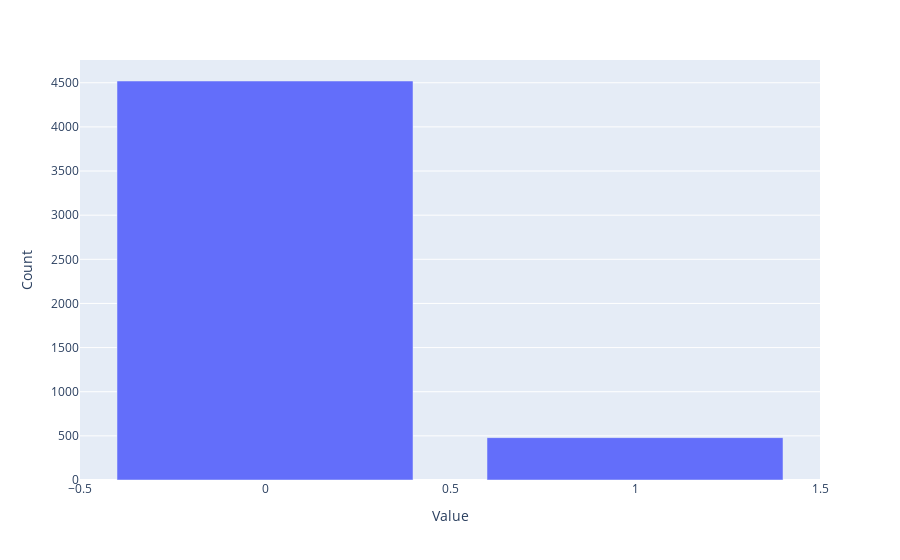

Write notebook code for a chart like this one.
### Code cell
px.bar(df1, x=df1['Personal Loan'].value_counts().index, y=df1['Personal Loan'].value_counts().values, labels={'x':'Value', 'y':'Count'})

### Figure 1 — Plotly figure (JSON) as saved in the notebook; plotly's stock layout.template omitted (floating-point values rounded to 4 significant figures)
{"data": [{"alignmentgroup": "True", "hovertemplate": "Value=%{x}<br>Count=%{y}<extra></extra>", "legendgroup": "", "marker": {"color": "#636efa", "pattern": {"shape": ""}}, "name": "", "offsetgroup": "", "orientation": "v", "showlegend": false, "textposition": "auto", "type": "bar", "x": [0, 1], "xaxis": "x", "y": [4520, 480], "yaxis": "y"}], "layout": {"barmode": "relative", "legend": {"tracegroupgap": 0}, "margin": {"t": 60}, "xaxis": {"anchor": "y", "domain": [0, 1], "title": {"text": "Value"}}, "yaxis": {"anchor": "x", "domain": [0, 1], "title": {"text": "Count"}}}}
